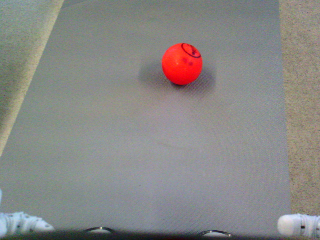
#> input picture penalty/camImage.png, 320 x 240 px
$ python -i find_ball.py   (imports and definitions only)   (Python 2 division)
#> lines starting #> are read from the running program, lines starting #| are printed output that depends on the picture; after the words box and inside, x2 and y2 are one past the last pixel; in counts of white or black regions, pixels touching at a corner belong together
import cv2
from PIL import Image
from numpy import array, uint8
import math
def findball() :
    img = cv2.imread("camImage.png",1)
#> img is the input picture: shape (240, 320, 3); mean B, G, R 133.7, 136.1, 137.2
    cv2.namedWindow("HSV Image",cv2.WINDOW_NORMAL)
    cv2.namedWindow("Binary Image",cv2.WINDOW_NORMAL)
    cv2.namedWindow("dilate Image",cv2.WINDOW_NORMAL)
    cv2.namedWindow("Ball detected Image",cv2.WINDOW_NORMAL)
    print "Width of the image :" + str(img.shape[1]) #width
#| Width of the image :320
    print "Height of the image :" + str(img.shape[0]) #hight
#| Height of the image :240
    hsv = cv2.cvtColor(img,cv2.COLOR_BGR2HSV)
#> hsv: shape (240, 320, 3); mean H, S, V 78, 29, 144.9
    cv2.imshow("HSV Image", hsv)
    red = cv2.inRange(hsv,array([0,100,100],uint8),array([25,255,255],uint8))
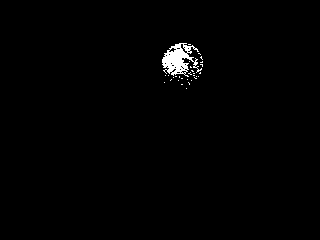
#> red: shape (240, 320); 0.96% white; 30 white regions (29 under 20 px), largest, box (x1, y1, x2, y2) and area: (162, 43, 202, 77) 668
    cv2.imshow("Binary Image", red)
    erode = cv2.erode(red,None,iterations = 1)
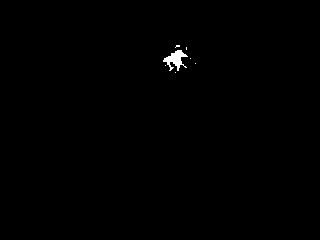
#> erode: shape (240, 320); 0.34% white; 7 white regions (6 under 20 px), largest, box (x1, y1, x2, y2) and area: (163, 50, 188, 71) 243
    dilate = cv2.dilate(erode,None,iterations = 5)
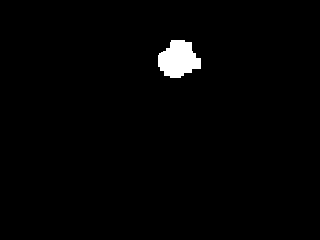
#> dilate: shape (240, 320); 1.5% white; 1 white region
    cv2.imshow("dilate Image", dilate)
    contours,hierarchy = cv2.findContours(dilate,cv2.RETR_LIST,cv2.CHAIN_APPROX_SIMPLE)
#> contours = 1 contour; box (x1, y1, x2, y2) and area: (158, 40, 201, 78) 1087
    print "Y-axis : Top to bottom"
    print "X-axis : Left to right"
    Cx,Cy,W,H,X,Y=0,0,0,0,0,0
    maxdiag=0
    for cnt in contours:
        x,y,w,h = cv2.boundingRect(cnt)
        cx,cy = x+w/2, y+h/2
        print "Center : ("+ str(cx)+","+str(cy)+") , Width :"+str(w)+", Height :"+str(h)+", Radius = (Width+Height)/2 : "+str((w+h)/2)
        cv2.rectangle(img,(x,y),(x+w,y+h),[0,255,255],2)
        if (math.sqrt(w*w+h*h)>maxdiag) :
            maxdiag=math.sqrt(w*w+h*h)
            Cx,Cy,W,H,X,Y=cx,cy,w,h,x,y
#> this loop made 1 pass
#> (x, y, w, h, cx, cy, maxdiag, Cx) on pass 1: (158, 40, 43, 38, 179, 59, 57.38, 179)
#| Center : (179,59) , Width :43, Height :38, Radius = (Width+Height)/2 : 40
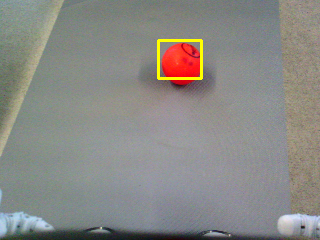
#> img: shape (240, 320, 3); 0.63% of pixels changed, all inside (x1, y1, x2, y2) = (157, 39, 203, 80)
#> after the loop, Cx = 179; Cy = 59; H = 38; W = 43; X = 158; Y = 40; maxdiag = 57.38
    cv2.rectangle(img,(X,Y),(X+W,Y+H),[0,23,255],2)
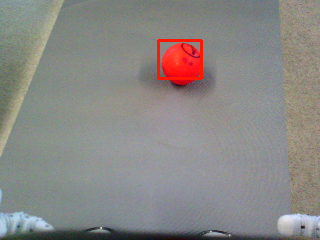
#> img: shape (240, 320, 3); 0.63% of pixels changed, all inside (x1, y1, x2, y2) = (157, 39, 203, 80)
    print "CENTER : ("+ str(Cx)+","+str(Cy)+") , WIDTH :"+str(W)+", HEIGHT :"+str(H)
#| CENTER : (179,59) , WIDTH :43, HEIGHT :38
    cv2.imshow('Ball detected Image',img)
    front = 0
    if (Cy<130):
        print "move one step in front"
        front =1
    if (Cx>135 and Cx<160):
        print "Move right to adjust"
        return [0,front]
    elif Cx > 225:
        return [5,front]
    elif (Cx>160 and Cx<185):
        print "Move left to adjust"
        return [1,front]
    elif Cx < 95 :
        return [4,front]
    elif Cx<160:
        return [2,front]      #   Kick using LEFT Foot
    elif Cx>160:
        return [3,front]    #    nKick using RIGHT Foot

>>> result = findball()
